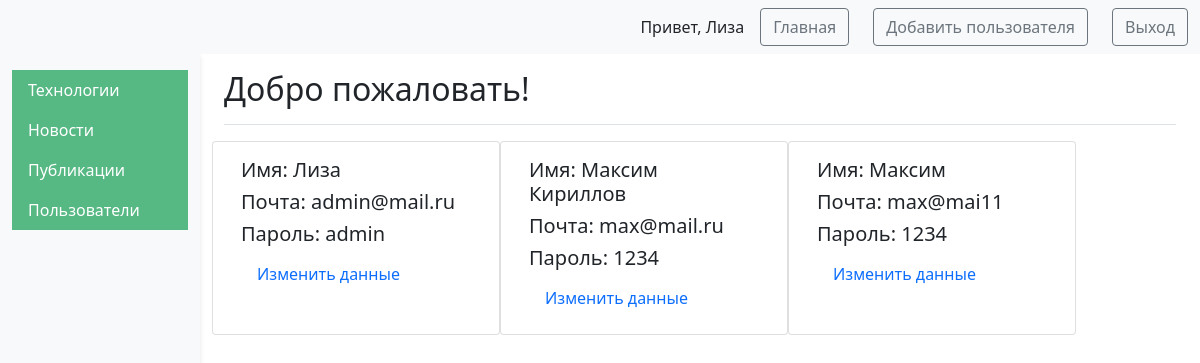
Page /get_all_users (signed in) on the committed database.
### tables this page shows
CREATE TABLE users (
    id INTEGER PRIMARY KEY AUTOINCREMENT,
    name TEXT NOT NULL,
    email TEXT NOT NULL,
    psw TEXT NOT NULL,
    is_admin INTEGER NOT NULL
);

### app.py (the view, shortened to what this page needs)
@app.route("/get_all_users", methods=['POST', 'GET'])
@login_required
def get_all_users():
    return render_template('all_users.html', data=dbase.getAllUsers(), user_name=current_user.get_name(), is_admin=int(current_user.get_admin()))

### DataBase.py (called while the page is built)
    def getUser(self, user_id):
        try:
            self.__cur.execute(
                f"SELECT * FROM users WHERE id = {user_id} LIMIT 1")
            res = self.__cur.fetchone()
            if not res:
                print("Пользователь не найден")
                return False
            return res
        except sqlite3.Error as e:
            print("Ошибка получения из БД "+str(e))
        return False

    def getAllUsers(self):
        try:
            self.__cur.execute(f"SELECT * FROM users")
            res = self.__cur.fetchall()
            print(res)
            if res:
                blocks_list = [dict(ix) for ix in res]
                print(blocks_list)
                return blocks_list
        except sqlite3.Error as e:
            print("Ошибка получения данных из БД "+str(e))
        return False

### UserLogin.py (called while the page is built)
    def fromDB(self, user_id, db):
        self.__user = db.getUser(user_id)
        return self

    def get_name(self):
        return str(self.__user['name'])

    def get_admin(self):
        return str(self.__user['is_admin'])

### app.py (called while the page is built)
@app.before_request
def before_request():
    global dbase
    db = get_db()
    dbase = DataBase(db)

@login_manager.user_loader  # Загрузка пользователя
def load_user(user_id):
    return UserLogin().fromDB(user_id, dbase)

def connect_db():
    conn = sqlite3.connect(app.config['DATABASE'], check_same_thread=False)
    conn.row_factory = sqlite3.Row
    return conn

def get_db():
    if not hasattr(g, 'link_db'):
        g.link_db = connect_db()
    return g.link_db

### templates/all_users.html (shortened to what this page needs)
<!DOCTYPE html>
<html lang="en">
<head>
	<link href="https://cdn.jsdelivr.net/npm/bootstrap@5.1.3/dist/css/bootstrap.min.css" rel="stylesheet">
</head>
<body>
	<nav class="navbar navbar-expand-lg navbar-light bg-light">
		<div class="container-fluid">
			<div class="d-flex align-items-center">
				<span class="m3 me-3">Привет, {{user_name}}</span>
				<a href="{{ url_for('index') }}" class="btn btn-outline-secondary me-4">Главная</a>
				{% if is_admin == 1 %}
				<a class="btn btn-outline-secondary me-4" onclick="document.getElementById('id01').style.display='block'" id="reg" >Добавить пользователя</a>
				{% endif %}
				<a href="{{ url_for('logout') }}" class="btn btn-outline-secondary">Выход</a>
			</div>
		</div>
	</nav>
	<div class="container-fluid">
		<div class="row">
			{% if is_admin == 1 %}
			<nav id="sidebarMenu" class="col-md-3 col-lg-2 d-md-block bg-light sidebar collapse">
				<div class="position-sticky pt-3">
					<ul class="nav flex-column">
						<li class="nav-item">
							<a class="nav-link active" aria-current="page" href="{{ url_for('tech_admin') }}">
								Технологии
							</a>
							<a class="nav-link active" aria-current="page" href="{{ url_for('index') }}">
								Новости
							</a>
							<a class="nav-link active" aria-current="page" href="{{ url_for('post_admin') }}">
								Публикации
							</a>
							<a class="nav-link active" aria-current="page" href="{{ url_for('get_all_users') }}">
								Пользователи
							</a>
						</li>
					</ul>
				</div>
			</nav>
			{% endif %}
			<main class="col-md-9 ms-sm-auto col-lg-10 px-md-4">
				<div
					class="d-flex justify-content-between flex-wrap flex-md-nowrap align-items-center pt-3 pb-2 mb-3 border-bottom">
					<h1 class="h2">Добро пожаловать!</h1>
				</div>
				{% if is_admin == 1 %}
				<div class="row">
					{% for user in data %}
					<div class="card" style="width: 18rem;">
						<div class="card-body">
							<h5 class="card-title">Имя: {{user['name']}}</h5>
							<h5 class="card-title">Почта: {{user['email']}}</h5>
							<h5 class="card-title">Пароль: {{user['psw']}}</h5>
							<a class="nav-link active" aria-current="page" href="{{url_for('update_user', pk=user['id'])}}">
                                Изменить данные
                            </a>
						</div>
					</div>
					{% endfor %}
				</div>
				{% endif %}
			</main>
		</div>
	</div>
</body>
</html>

### templates/all_users.html (style rules this page uses)
#sidebarMenu { min-height: 100vh; box-shadow: 0 2px 5px rgba(0, 0, 0, 0.1); }
.sidebar .nav-link { border-radius: 0; color: #333; }
.sidebar .nav-link.active { background-color: #56B883; color: white; }

### rows in the picture
users: name "Лиза", email "admin@mail.ru", psw "admin"
users: name "Максим Кириллов", email "max@mail.ru", psw "1234"
users: name "Максим", email "max@mai11", psw "1234"
